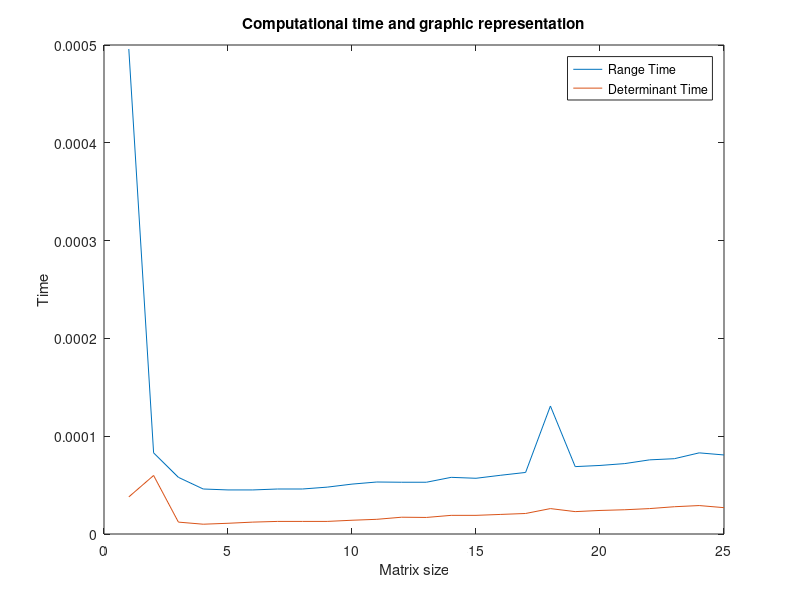

Reproduce this figure in MATLAB.
% LINES THAT ALWAYS HAVE TO BE: 
% clear variables, 
% close opened windows 
% and clean the comand windows
%-------------------------------------------------------------------------%
clear variables;
close all;
clc;
%-------------------------------------------------------------------------%

% EXERCISE 4: STORAGE FOR THE COMPUTATIONAL TIME.

%{ Matrix with times format:
... rang_time_1  det_time_1
... rang_time_2  det_time_2
...
... rang_time_25 det_time_25
%}
times = zeros(25, 2);

% Computes the range and determinant for matrices from 1x1 to 25x25.
for i = 1 : 25
   % Fill-in with random values.
   matrix = rand(i, i);
   
   % Range
   tic
   rank(matrix);
   t_ran = toc;
   % Determinant
   tic
   det(matrix);
   t_det = toc;
   
   % Time for the specific matrix is added to the vector with the times.
   times(i, :) = [t_ran, t_det];
end

% Graph is generated with the times
plot(times)
% Title
title('Computational time and graphic representation')
% Axis
xlabel('Matrix size')
ylabel('Time')
% Legend
legend('Range Time', 'Determinant Time')
